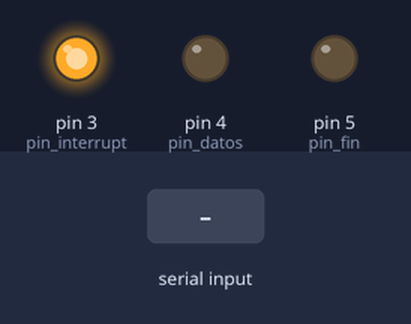
Simulated run of this sketch. Board: Arduino Uno, built with avr-gcc and run on an emulated ATmega328P. Shown: output pins drawn as LEDs (lit = HIGH). The inputs (shaded band) are chosen by the test bench. What the sketch prints to the serial monitor is not drawn.

Above: at 1.2 s.
1.3 s: "1" received over Serial
At 3.7 s:
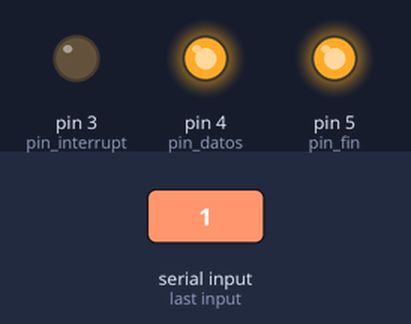
4.3 s: "0" received over Serial
At 7.0 s:
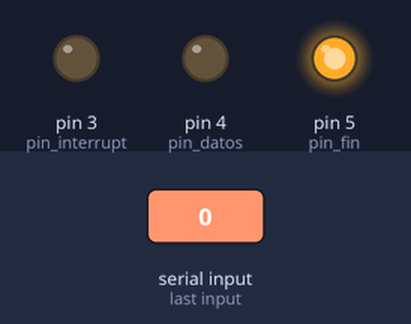
7.3 s: "2" received over Serial
At 8.47 s:
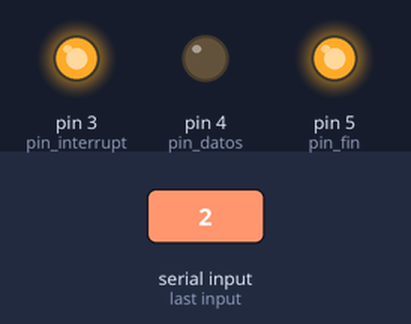
Timing chart, 0 to 10.8 s (numbered marks = the images above; inputs shaded):
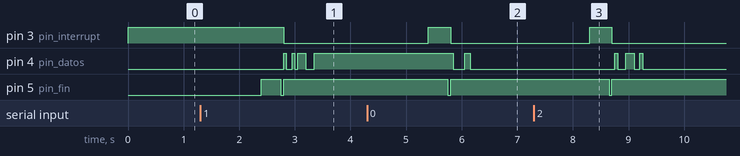

The sketch:

cod_hamming.ino
```cpp
    //  Codificacion y decodificacion Hamming
    //  Presentado por: Deimer Andres Morales Herrera
    //                  Juan Camilo Montilla Orjuela
    //                  Daniela Matallana Caballero
    //  Creado para las asignaturas de campos 2 y
    //  microprocesadores.
    //  Armenia, Quindio 30 de abril de 2017
    //  #FreeSoftware.

#include "Clasehamm.h"

Clasehamm hamming;
String mensajex = "";
int i;
char mensaje[20];
void setup()
{
  pinMode(3,OUTPUT);
  Serial.begin(9600);
  digitalWrite(3,HIGH);
  //delay(1000);
  //Serial.print("Establecida comunicaacion con el transmisor . . .");
  //Serial.println(" ");
}

void loop()
{

  if (Serial.available())
  {
    mensajex = Serial.readString();
    mensajex.toCharArray(mensaje,sizeof(mensaje));
      for(i=0;i<strlen(mensaje);i++)
  {

  hamming.setConvert(mensaje[i],128);
  hamming.Paridad(1);
  hamming.Codificacion();
  hamming.Sincronizacion();
  }

  }

delay(100);
}
```

Clasehamm.cpp
```cpp
#include "Clasehamm.h"

Clasehamm::Clasehamm()
{
pin_interrupt=3;
pin_fin=5;
pin_datos=4;
pinMode(pin_interrupt,OUTPUT);
pinMode(pin_datos,OUTPUT);
pinMode(pin_fin,OUTPUT);
}

void Clasehamm::setConvert(char char_ref,unsigned int conta)
{

    i=0;
    for(conta;conta>0;conta>>=1)
   {

       if(conta & char_ref)
       {
           data_palabra[i]=1;

       }

       else
       {
           data_palabra[i]=0;
       }

       i++;
   }

}


void Clasehamm::Paridad(unsigned int conta)
{
sum=0;
unsigned int comparador;
for(conta; conta < 9; conta<<=1)
{
    i=0;
    aux=0;
    for(comparador=3;comparador<=12;comparador++)
    {
        if(comparador != 4 && comparador != 8)
        {

            if(conta & comparador)
            {
                aux += data_palabra[i];
            }

            i++;
        }
    }
   if(aux%2==0)
   {
       paridad[sum]=0;

   }
   else
    {
        paridad[sum]=1;

    }
   sum++;

}

}

void Clasehamm::Codificacion()
{
sum=0;
aux=0;
for(i=0;i<12;i++)
{
    if(i==0 || i==1 || i==3 || i==7)
    {
        codif_palabra[i]=paridad[sum];
        sum++;
    }
    else
    {
        codif_palabra[i]=data_palabra[aux];
        aux++;
    }

}

}

void Clasehamm::Sincronizacion()
{
sum=0;
lector=0;
aux=0;
for(i=8;i<20;i++)
{
    sinc_palabra[i]=codif_palabra[sum];
    sum++;

}

for(i=0;i<20;i++)
{  digitalWrite(pin_interrupt,HIGH);
   digitalWrite(pin_fin,HIGH);

  if(sinc_palabra[i]==0 && lector == 0)
  {
    aux++;
    Serial.print("0");
  }
  else if(sinc_palabra[i]==1 && aux==7)
  {
    aux=0;
    lector=1;
    digitalWrite(pin_fin,LOW);
    Serial.print("1");
  }
  else
  {
    if(sinc_palabra[i]==0)
    {
      digitalWrite(pin_interrupt,LOW);
      digitalWrite(pin_datos,LOW);
      Serial.print("0");
    }
    else
    {

      digitalWrite(pin_interrupt,LOW);
      digitalWrite(pin_datos,HIGH);
      Serial.print("1");
    }


  }
 delay(50);
}

            Serial.println(" ");

}
```

Clasehamm.h
```cpp
#ifndef Clasehamm_h
#define Clasehamm_h
#include <stdio.h>
#include <string.h>
#include <math.h>
#include "Arduino.h"
class Clasehamm
{
    public:

        Clasehamm();
        void setConvert(char,unsigned int);
        void Paridad(unsigned int);
        void Codificacion();
        void Sincronizacion();


    private:

        int i,paridad[4],data_palabra[8],aux,sum;
        int pin_interrupt,pin_datos,lector,pin_fin;
        int codif_palabra[12],sinc_palabra[20]={0,0,0,0,0,0,0,1},error;
        char conv;
};
#endif
```

Measured:
- after the input at 1.3 s, pin 3 (pin_interrupt): HIGH → LOW after 1.5 s; pin 4 (pin_datos): goes HIGH 0.05 s, LOW 0.10 s, HIGH 0.05 s, LOW 0.05 s, HIGH 0.15 s, LOW 0.15 s, then HIGH, starting after 1.5 s; pin 5 (pin_fin): LOW → HIGH after 1.1 s, → LOW 0.35 s later, → HIGH 0.05 s later
- after the input at 4.3 s, pin 3 (pin_interrupt): LOW → HIGH after 1.1 s, → LOW 0.40 s later; pin 4 (pin_datos): HIGH → LOW after 1.6 s, → HIGH 0.20 s later, → LOW 0.10 s later; pin 5 (pin_fin): HIGH → LOW after 1.5 s, → HIGH 0.05 s later
- after the input at 7.3 s, pin 3 (pin_interrupt): LOW → HIGH after 1.0 s, → LOW 0.40 s later; pin 4 (pin_datos): goes HIGH 0.05 s, LOW 0.15 s, HIGH 0.15 s, LOW 0.10 s, HIGH 0.05 s, then LOW, starting after 1.5 s; pin 5 (pin_fin): HIGH → LOW after 1.4 s, → HIGH 0.05 s later
